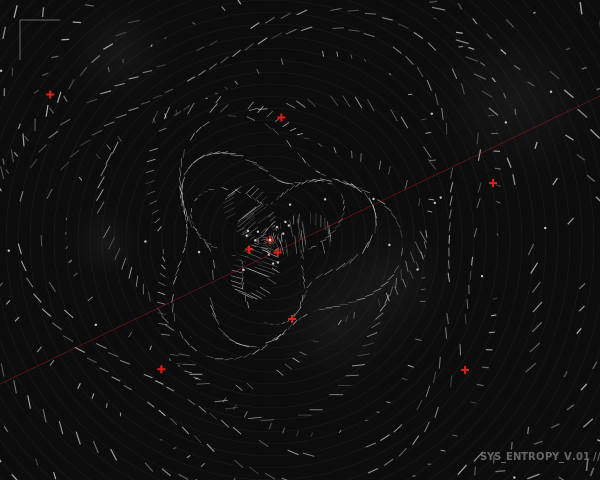

The script that drew this image:
import cairo
import math
import random

# Setup
width, height = 600, 480
surface = cairo.ImageSurface(cairo.FORMAT_ARGB32, width, height)
ctx = cairo.Context(surface)

# Background
ctx.set_source_rgb(0.05, 0.05, 0.05)
ctx.paint()

# Configuration
center_x, center_y = width * 0.45, height * 0.5  # Slightly off-center for asymmetry
num_rings = 40
num_slices = 90
swiss_red = (0.89, 0.12, 0.09)
white = (0.95, 0.95, 0.95)
grey = (0.4, 0.4, 0.4)

def get_distortion(r, theta, strength=15):
    """Creates a vector-flow influence based on harmonic frequencies."""
    # Combining sine waves to simulate a complex, non-linear flow field
    d_r = math.sin(theta * 3 + r * 0.02) * strength
    d_theta = math.cos(r * 0.05) * (strength / (r + 10)) * 2
    return d_r, d_theta

def polar_to_cartesian(r, theta, dr=0, dt=0):
    """Maps polar coordinates to screen space with distortion."""
    x = center_x + (r + dr) * math.cos(theta + dt)
    y = center_y + (r + dr) * math.sin(theta + dt)
    return x, y

# 1. THE FOUNDATIONAL ASYMMETRIC GRID
# Drawing subtle radial guidelines to establish the "Swiss" structure
ctx.set_line_width(0.3)
ctx.set_source_rgba(*grey, 0.3)
for i in range(num_rings):
    r = i * 12
    ctx.new_path()
    for j in range(num_slices + 1):
        theta = (j / num_slices) * math.pi * 2
        x, y = polar_to_cartesian(r, theta)
        if j == 0: ctx.move_to(x, y)
        else: ctx.line_to(x, y)
    ctx.stroke()

# 2. THE VECTOR FLOW FIELD (Structured Entropy)
# These lines represent the transition from order to organic flow
for i in range(1, num_rings, 2):
    r_base = i * 12
    # Varying line weight based on distance from center (radial hierarchy)
    ctx.set_line_width(0.5 + (i / num_rings) * 1.2)
    
    for j in range(num_slices):
        theta = (j / num_slices) * math.pi * 2
        
        # Calculate distortion for this point
        dr, dt = get_distortion(r_base, theta, strength=25)
        x, y = polar_to_cartesian(r_base, theta, dr, dt)
        
        # Draw "hair-thin filaments" as short segments following the flow
        ctx.set_source_rgba(*white, random.uniform(0.2, 0.7))
        
        # Create a dashed/stippled effect
        if random.random() > 0.3:
            # Flow direction segment
            dr2, dt2 = get_distortion(r_base + 5, theta + 0.05, strength=25)
            x2, y2 = polar_to_cartesian(r_base, theta, dr2, dt2)
            
            ctx.move_to(x, y)
            ctx.line_to(x2, y2)
            ctx.stroke()

# 3. HARMONIC SUBDIVISIONS & PUNCTUATED SYMBOLS
# Adding dense clusters and specific data-markers (Swiss Red)
for i in range(0, num_rings, 4):
    for j in range(0, num_slices, 6):
        r = i * 12
        theta = (j / num_slices) * math.pi * 2
        dr, dt = get_distortion(r, theta, strength=25)
        x, y = polar_to_cartesian(r, theta, dr, dt)
        
        # Selective Chromatic Punctuation
        if (i + j) % 13 == 0:
            # Drawing a 'Swiss cross' style marker or a data-point
            ctx.set_source_rgb(*swiss_red)
            ctx.set_line_width(2.0)
            size = 4
            ctx.move_to(x - size, y)
            ctx.line_to(x + size, y)
            ctx.move_to(x, y - size)
            ctx.line_to(x, y + size)
            ctx.stroke()
        elif (i * j) % 7 == 0:
            # Small stippled dots for texture
            ctx.set_source_rgba(*white, 0.8)
            ctx.arc(x, y, 1.2, 0, math.pi * 2)
            ctx.fill()

# 4. OVERLAYING THE VOID
# Using large, low-opacity radial gradients to suggest 3D terrain/depth
# This creates the "Emergent Topography" mentioned in the brief
for i in range(5):
    grad_r = random.randint(100, 300)
    gx, gy = polar_to_cartesian(grad_r, random.uniform(0, math.pi*2))
    
    pat = cairo.RadialGradient(gx, gy, 0, gx, gy, random.randint(50, 150))
    pat.add_color_stop_rgba(0, 1, 1, 1, 0.05) # Subtle white glow
    pat.add_color_stop_rgba(1, 0, 0, 0, 0)
    
    ctx.set_source(pat)
    ctx.rectangle(0, 0, width, height)
    ctx.fill()

# 5. MARGINALIA (The Systematic Edge)
# Adding small geometric annotations at the corners to reinforce the design grid
ctx.set_source_rgb(*grey)
ctx.set_line_width(1)
margin = 20
ctx.move_to(margin, margin)
ctx.line_to(margin + 40, margin)
ctx.move_to(margin, margin)
ctx.line_to(margin, margin + 40)
ctx.stroke()

ctx.select_font_face("sans-serif", cairo.FONT_SLANT_NORMAL, cairo.FONT_WEIGHT_BOLD)
ctx.set_font_size(10)
ctx.move_to(width - 120, height - margin)
ctx.show_text("SYS_ENTROPY_V.01 // 45.1N_9.2E")

# Final touch: A single, long high-contrast line cutting across the composition
ctx.set_source_rgba(*swiss_red, 0.6)
ctx.set_line_width(0.5)
ctx.move_to(0, height * 0.8)
ctx.line_to(width, height * 0.2)
ctx.stroke()
